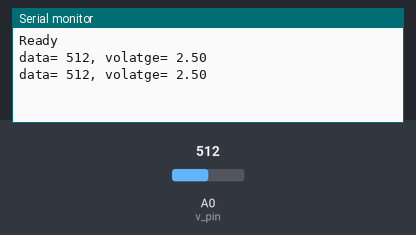
A sketch run on a simulated Arduino Uno, built with avr-gcc and run on an emulated ATmega328P. Shown: the last lines printed to the serial monitor. Inputs (shaded band) come from the test bench; at power-on: A0 (v_pin) = 512.

Above: at 1.8 s.
1.9 s: A0 (v_pin) set to 716
At 2.4 s:
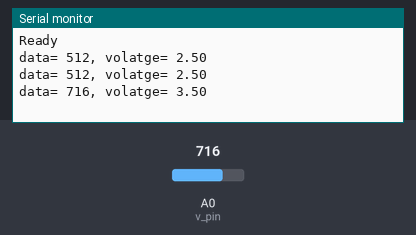
3.4 s: A0 (v_pin) set to 900
At 4.8 s:
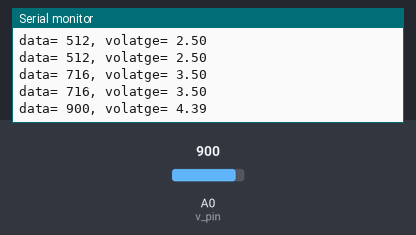
Timing chart, 0 to 6.4 s (numbered marks = the images above; inputs shaded):
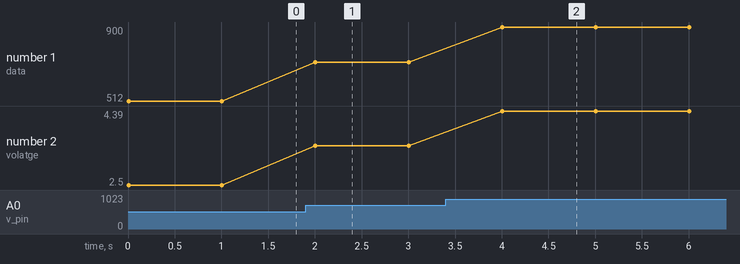

The sketch:

Test_Voltage.ino
```cpp
const int v_pin =A0;
void setup() {
  Serial.begin(9600);
  Serial.println("Ready");

}

void loop() {
  int data = analogRead(v_pin);//類比資料讀取(0-1023)
  Serial.print("data= ");
  Serial.print(data);

  float volatge = data/1024.0*5.0;
  Serial.print(", volatge= ");
  Serial.println(volatge);
  delay(1000);
}
```

Measured:
- after the input at 1.9 s, the serial monitor: prints a new line after 0.10 s (image 1)
- after the input at 3.4 s, the serial monitor: prints a new line after 0.60 s (image 2)
- plotted number 1: 512 → 716 after the input at 1.9 s, 716 → 900 after the input at 3.4 s
- plotted number 2: 2.5 → 3.5 after the input at 1.9 s, 3.5 → 4.39 after the input at 3.4 s
